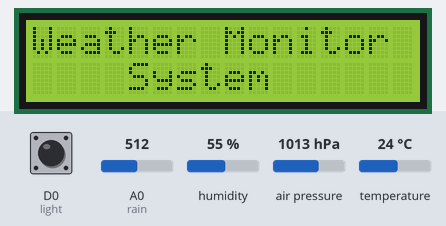
Bench run of a sketch on a simulated ESP8266 (NodeMCU). On the bench: 16×2 character LCD. Inputs (shaded band) come from the test bench; at power-on: humidity 55 %, A0 (rain) = 512, air pressure 1013 hPa, temperature 24 °C, D0 (light) HIGH. WiFi joins after 1.5 s; servers stay silent unless stated.

Above: at 1.9 s.
At 7.5 s:
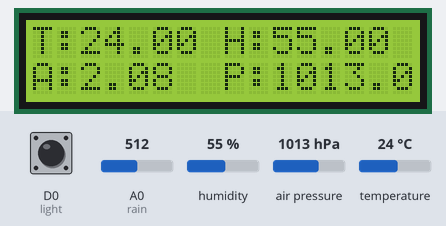
7.6 s: humidity set to 22 %
At 12.3 s:
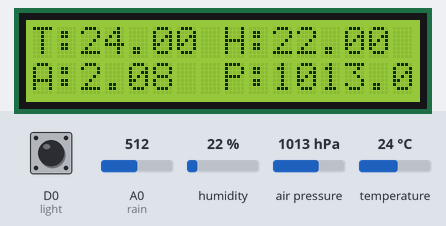
12.4 s: A0 (rain) set to 716
14.4 s: air pressure set to 952 hPa
At 15.2 s:
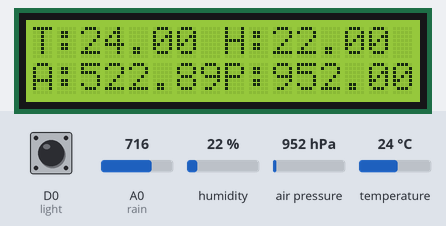
16.4 s: temperature set to 12 °C
At 20.3 s:
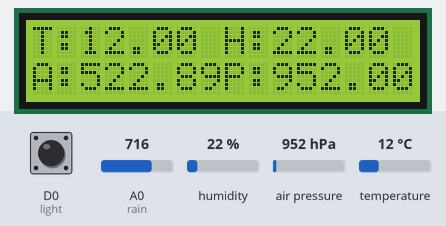
20.4 s: A0 (rain) set to 992
22.4 s: A0 (rain) set to 306
Timing chart, 0 to 25.4 s (numbered marks = the images above; inputs shaded):
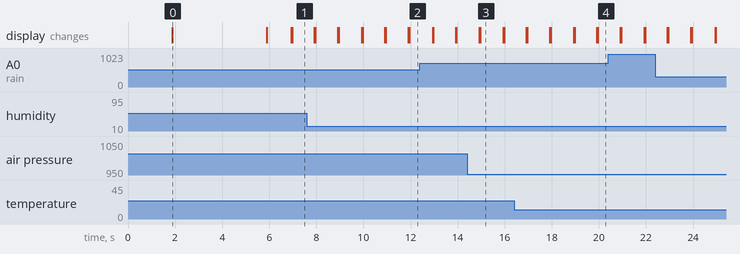

The sketch:

Weather_monitoring_ESP8266.ino
```cpp
#include <LiquidCrystal_I2C.h>
#define BLYNK_PRINT Serial
#define BLYNK_TEMPLATE_ID "Your Template ID"
#define BLYNK_TEMPLATE_NAME "Your Template Name"
#include <ESP8266WiFi.h>
#include <BlynkSimpleEsp8266.h>
#include <DHT.h>
#include <SFE_BMP180.h>

LiquidCrystal_I2C lcd(0x27, 16, 2);
SFE_BMP180 bmp;

char auth[] = "Your Blynk Auth Token";
char ssid[] = "Your WiFi Name";
char pass[] = "Your WiFi Password";

DHT dht(D3, DHT11);
BlynkTimer timer;

#define rain A0
#define light D0

double T, P, A;
char status;

void setup() {
  Serial.begin(9600);
  bmp.begin();
  lcd.init();
  lcd.backlight();
  pinMode(light, INPUT);

  Blynk.begin(auth, ssid, pass, "blynk.cloud", 80);
  dht.begin();

  lcd.setCursor(0, 0);
  lcd.print("Weather Monitor");
  lcd.setCursor(4, 1);
  lcd.print("System");
  delay(4000);
  lcd.clear();

  timer.setInterval(1000L, DHT11sensor);
  timer.setInterval(1000L, rainSensor);
  timer.setInterval(1000L, pressure);
  timer.setInterval(1000L, LDRsensor);
}

void DHT11sensor() {
  float h = dht.readHumidity();
  float t = dht.readTemperature();

  if (isnan(h) || isnan(t)) {
    Serial.println("Failed to read from DHT sensor!");
    return;
  }
  Blynk.virtualWrite(V0, t);
  Blynk.virtualWrite(V1, h);

  lcd.setCursor(0, 0);
  lcd.print("T:");
  lcd.print(t);

  lcd.setCursor(8, 0);
  lcd.print("H:");
  lcd.print(h);
}

void rainSensor() {
  int value = analogRead(rain);
  value = map(value, 0, 1024, 0, 100);
  Blynk.virtualWrite(V2, value);

  lcd.setCursor(0, 1);
  lcd.print("R:");
  lcd.print(value);
  lcd.print(" ");
}

void pressure() {
  status = bmp.startTemperature();
  if (status != 0) {
    delay(status);
    status = bmp.getTemperature(T);

    status = bmp.startPressure(3);
    if (status != 0) {
      delay(status);
      status = bmp.getPressure(P, T);
      if (status != 0) {
        A = bmp.altitude(P, 1013.25);

        Blynk.virtualWrite(V3, P);
        Blynk.virtualWrite(V4, A);
        Blynk.virtualWrite(V6, T);

        lcd.setCursor(0, 1);
        lcd.print("A:");
        lcd.print(A);

        lcd.setCursor(8, 1);
        lcd.print("P:");
        lcd.print(P);
      }
    }
  }
}

void LDRsensor() {
  bool value = digitalRead(light);
  WidgetLED LED(V4);
  if (value == 0) {
    LED.on();
  } else {
    LED.off();
  }
}

void loop() {
  Blynk.run();
  timer.run();
}
```

Measured:
- after the input at 7.6 s, the display: first differs from a run without the input after 2.3 s (image 2 shows a later state)
- after the input at 14.4 s, the display: first differs from a run without the input after 0.56 s (image 3)
- after the input at 16.4 s, the display: first differs from a run without the input after 2.5 s (image 4 shows a later state)
- what the display in image 0 shows lasts 4.0 s, from 1.9 s to 5.9 s
- what the display in image 3 shows lasts 0.9 s, from 15.0 s to 15.9 s
